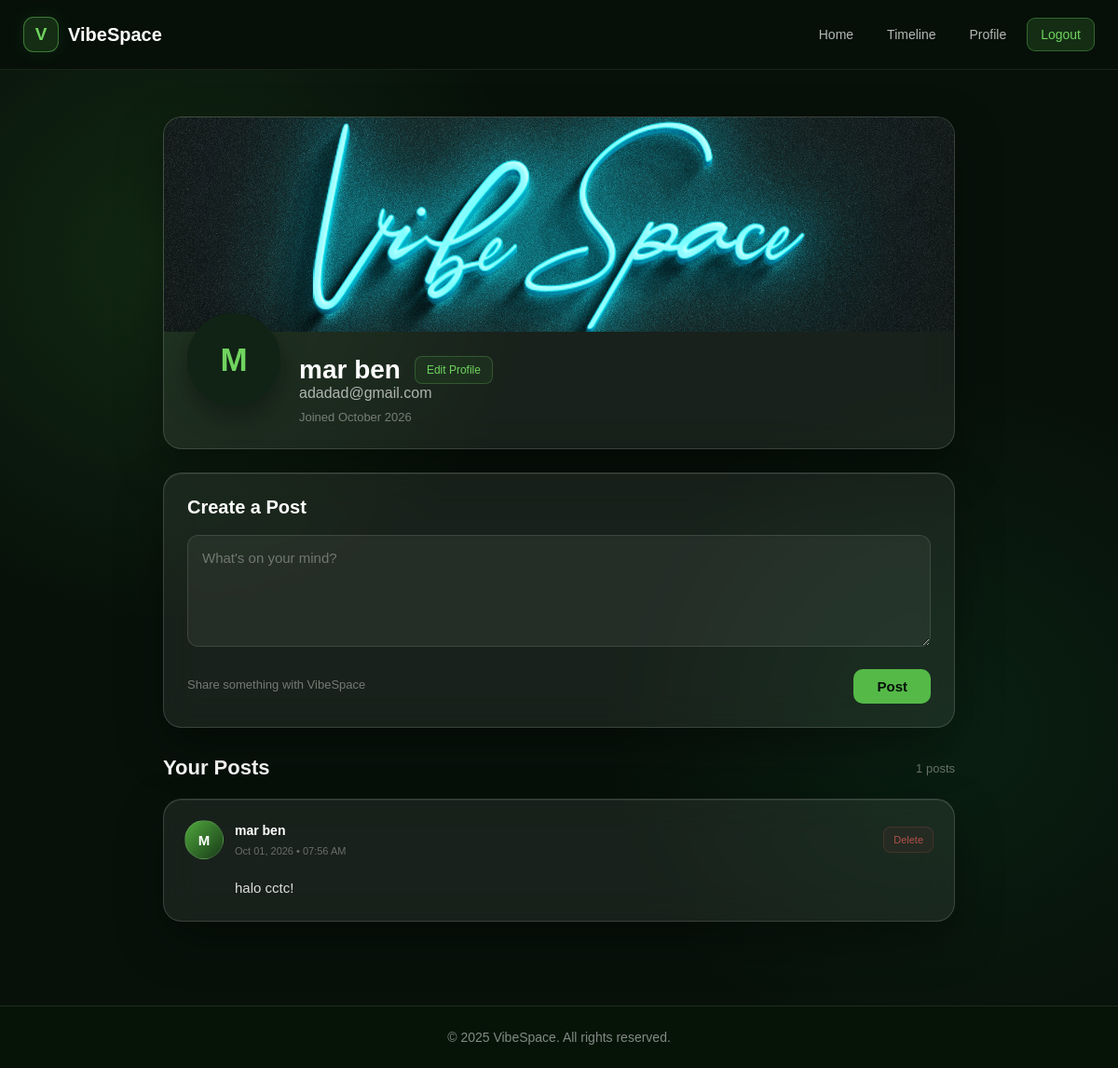
The app's page /profile.php (signed in) with its own data.
### tables this page shows
CREATE TABLE `users` (
  `id` int(11) NOT NULL,
  `email` varchar(100) NOT NULL,
  `first_name` varchar(50) NOT NULL,
  `last_name` varchar(50) NOT NULL,
  `bio` varchar(255) DEFAULT NULL,
  `password` varchar(255) NOT NULL,
  `profile_picture` varchar(255) DEFAULT 'default-profile.png',
  `banner` varchar(255) DEFAULT 'default-banner.jpg',
  `created_at` timestamp NOT NULL DEFAULT current_timestamp()
);

CREATE TABLE `posts` (
  `id` int(11) NOT NULL,
  `user_id` int(11) NOT NULL,
  `content` text NOT NULL,
  `created_at` timestamp NOT NULL DEFAULT current_timestamp()
);

### profile.php (the view, shortened to what this page needs)
<?php
include 'db/dbconnect.php';
include 'views/navbar.php';
$user_id = $_SESSION['user_id'];
$sql = "
SELECT
    id,
    email,
    first_name,
    last_name,
    bio,
    profile_picture,
    banner,
    created_at
FROM users
WHERE id = ?
";
$stmt = mysqli_prepare($conn, $sql);
mysqli_stmt_bind_param(
    $stmt,
    "i",
    $user_id
);
mysqli_stmt_execute($stmt);
$result = mysqli_stmt_get_result($stmt);
$user = mysqli_fetch_assoc($result);
$post_sql = "
    SELECT
        id,
        content,
        created_at
    FROM posts
    WHERE user_id = ?
    ORDER BY created_at DESC
";
$post_stmt = mysqli_prepare($conn, $post_sql);
mysqli_stmt_bind_param(
    $post_stmt,
    "i",
    $user_id
);
mysqli_stmt_execute($post_stmt);
$post_result = mysqli_stmt_get_result($post_stmt);
?>
<div class="profile-page">
    <div class="profile-container">
        <div class="glass-card profile-header">
<div class="profile-banner">
    <?php
    $banner_file = $user['banner'];
    if (
        empty($banner_file) ||
        $banner_file === 'default-banner.jpg'
    ) {
        $banner_path =
            'images/default-banner.jpg';
    } else {
        $banner_path =
            'uploads/' . $banner_file;
    }
    ?>
    <img
        src="<?php echo htmlspecialchars($banner_path); ?>"
        alt="Profile Banner"
    >
</div>
            <div class="profile-info">
<div class="profile-picture">
    <?php if (
        !empty($user['profile_picture']) &&
        $user['profile_picture'] !== 'default-profile.png'
    ): ?>
        <img
            src="uploads/<?php echo htmlspecialchars($user['profile_picture']); ?>"
            alt="Profile Picture"
        >
    <?php else: ?>
        <?php
        echo strtoupper(
            substr($user['first_name'], 0, 1)
        );
        ?>
    <?php endif; ?>
</div>
<div class="profile-details">
    <div class="profile-name-row">
        <h1>
            <?php
            echo htmlspecialchars(
                $user['first_name'] .
                " " .
                $user['last_name']
            );
            ?>
        </h1>
        <a
            href="edit_profile.php"
            class="edit-profile-button"
        >
            Edit Profile
        </a>
    </div>
    <p>
        <?php
        echo htmlspecialchars($user['email']);
        ?>
    </p>
    <span>
        Joined
        <?php
        echo date(
            "F Y",
            strtotime($user['created_at'])
        );
        ?>
    </span>
</div>
            </div>
        </div>
        <div class="glass-card profile-create-post">
            <h2>Create a Post</h2>
            <form
                action="models/add_post.php"
                method="POST"
            >
                <textarea
                    name="content"
                    placeholder="What's on your mind?"
                    required
                ></textarea>
                <div class="profile-post-footer">
                    <span>
                        Share something with VibeSpace
                    </span>
                    <button
                        type="submit"
                        class="form-button post-button"
                    >
                        Post
                    </button>
                </div>
            </form>
        </div>
        <div class="profile-posts">
            <div class="profile-post-title">
                <h2>Your Posts</h2>
                <span>
                    <?php echo mysqli_num_rows($post_result); ?>
                    posts
                </span>
            </div>
            <?php if (mysqli_num_rows($post_result) > 0): ?>
                <div class="posts-section">
                    <?php while ($post = mysqli_fetch_assoc($post_result)): ?>
                        <div class="glass-card post-card">
                            <div class="post-header">
                                <div class="profile-circle">
                                    <?php
                                    echo strtoupper(
                                        substr(
                                            $user['first_name'],
                                            0,
                                            1
                                        )
                                    );
                                    ?>
                                </div>
                                <div class="post-user">
                                    <strong>
                                        <?php
                                        echo htmlspecialchars(
                                            $user['first_name'] .
                                            " " .
                                            $user['last_name']
                                        );
                                        ?>
                                    </strong>
                                    <span>
                                        <?php
                                        echo date(
                                            "M d, Y • h:i A",
                                            strtotime(
                                                $post['created_at']
                                            )
                                        );
                                        ?>
                                    </span>
                                </div>
                                <?php if ($post['id'] && $user_id == $_SESSION['user_id']): ?>
    <a
        href="models/delete_post.php?id=<?php echo $post['id']; ?>"
        class="delete-post"
        onclick="return confirm('Are you sure you want to delete this post?');"
    >
        Delete
    </a>
<?php endif; ?>
                            </div>
                            <div class="post-content">
                                <?php
                                echo nl2br(
                                    htmlspecialchars(
                                        $post['content']
                                    )
                                );
                                ?>
                            </div>
                        </div>
                    <?php endwhile; ?>
                </div>
            <?php endif; ?>
        </div>
    </div>
</div>
<?php
include 'views/footer.php';
?>

### views/navbar.php (shortened to what this page needs)
<!DOCTYPE html>
<html lang="en">
<head>
    <link rel="stylesheet" href="css/style.css">
</head>
<body>
<nav class="navbar">
    <div class="nav-container">
        <a href="index.php" class="logo">
            <span class="logo-icon">
                V
            </span>
            <span class="logo-text">
                VibeSpace
            </span>
        </a>
        <div class="nav-links">
            <a href="index.php">
                Home
            </a>
            <?php if (isset($_SESSION['user_id'])): ?>
                <a href="timeline.php">
                    Timeline
                </a>
                <a href="profile.php">
                    Profile
                </a>
                <a href="logout.php" class="nav-button">
                    Logout
                </a>
            <?php endif; ?>
        </div>
    </div>
</nav>

### views/footer.php
<footer class="footer">
    <p>© 2025 VibeSpace. All rights reserved.</p>
</footer>
</body>
</html>

### records on screen
users: banner (placeholder picture), first_name "M", first_name+last_name "mar ben", email "adadad@gmail.com", created_at "October 2026"
posts: user.first_name "M", user.last_name "mar ben", created_at "Oct 01, 2026 • 07:56 AM", content "halo cctc!"

### other values on screen
mysqli_num_rows($post_result) "1"
